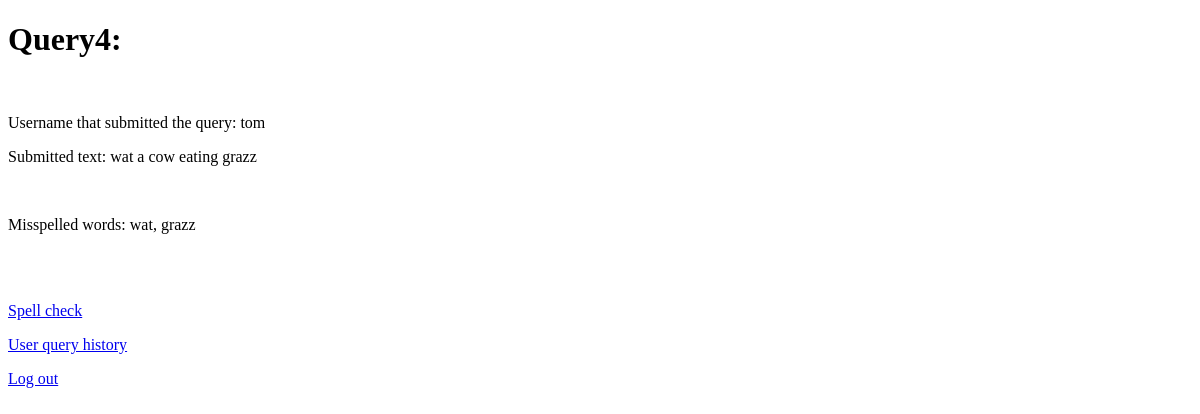
Page /history/query4 (signed in) on the earlier database version.
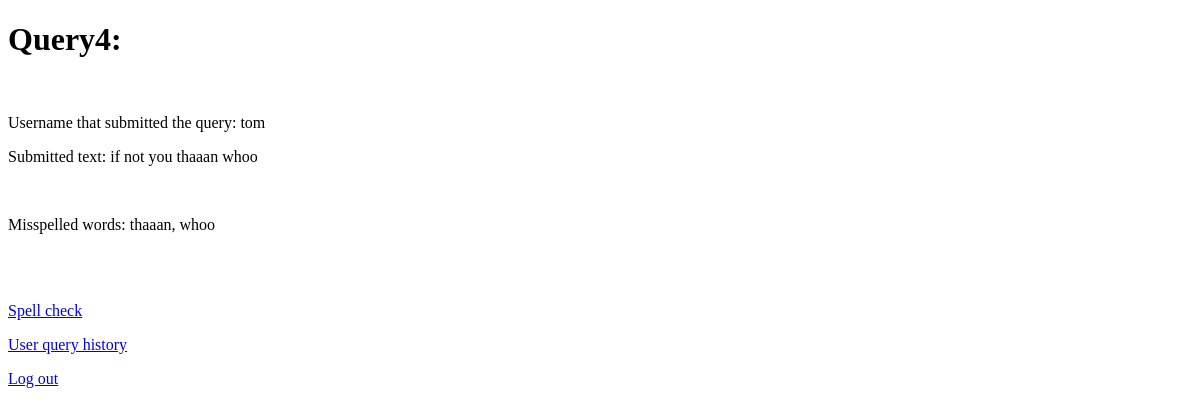
Same page on the later database version.
### tables this page shows
CREATE TABLE users (
	id INTEGER NOT NULL, 
	username VARCHAR(40), 
	password VARCHAR, 
	twofa VARCHAR, 
	PRIMARY KEY (id)
);

CREATE TABLE queries (
	query_id INTEGER NOT NULL, 
	user_id INTEGER, 
	"query" VARCHAR, 
	response VARCHAR, 
	PRIMARY KEY (query_id), 
	FOREIGN KEY(user_id) REFERENCES users (id)
);

### app.py (the view)
@app.route('/history/query<query_id>')
def display_query(query_id):
    if 'username' in session:
        if session['username'] == 'admin':
            sq = queries.select(queries.c.query_id == query_id)
            rsq = sq.execute()
            query_record = rsq.fetchone()
            if query_record is not None:
                return render_template('query_display.html', query_id=query_id, username='admin', query=query_record.query, response=query_record.response)
            else:
                return render_template('unauthorized.html')
        else:
            user = session['username']
            su = users.select(users.c.username == user)
            rsu = su.execute()
            user_record = rsu.fetchone()
            sq = queries.select(queries.c.query_id == query_id)
            rsq = sq.execute()
            query_record = rsq.fetchone()
            if query_record is not None:
                if query_record.user_id == user_record.id:
                    return render_template('query_display.html', query_id=query_id, username=user, query=query_record.query, response=query_record.response)
                else:
                    return render_template('unauthorized.html')
            else:
                return render_template('unauthorized.html')
    else:
        return render_template('unauthorized.html')

### app.py (called while the page is built)
@app.after_request
def add_security_headers(response):
    response.headers['Content-Security-Policy']='default-src \'self\'; script-src \'self\''
    response.headers['X-Frame-Options'] = 'SAMEORIGIN'
    response.headers['X-Content-Type-Options'] = 'nosniff'
    return response

### templates/query_display.html (shortened to what this page needs)
<!DOCTYPE html>
<html lang="en">
<head>
</head>
<body>
 <h1 id="queryid">Query{{ query_id }}:</h1><br>
 <p id="username">Username that submitted the query: {{ username }}</p>
 <p id="querytext">Submitted text: {{ query }}</p><br>
 <p id="queryresults">Misspelled words: {{ response }}</p><br><br>
 <p><a href="/spell_check">Spell check</a></p>
 <p><a href="/history">User query history</a></p>
 <p><a href="/logout">Log out</a></p>
</body>
</html>

Differences in the rows shown:
changed queries: query "wat a cow eating grazz" → "if not you thaaan whoo"; response "wat, grazz" → "thaaan, whoo"
